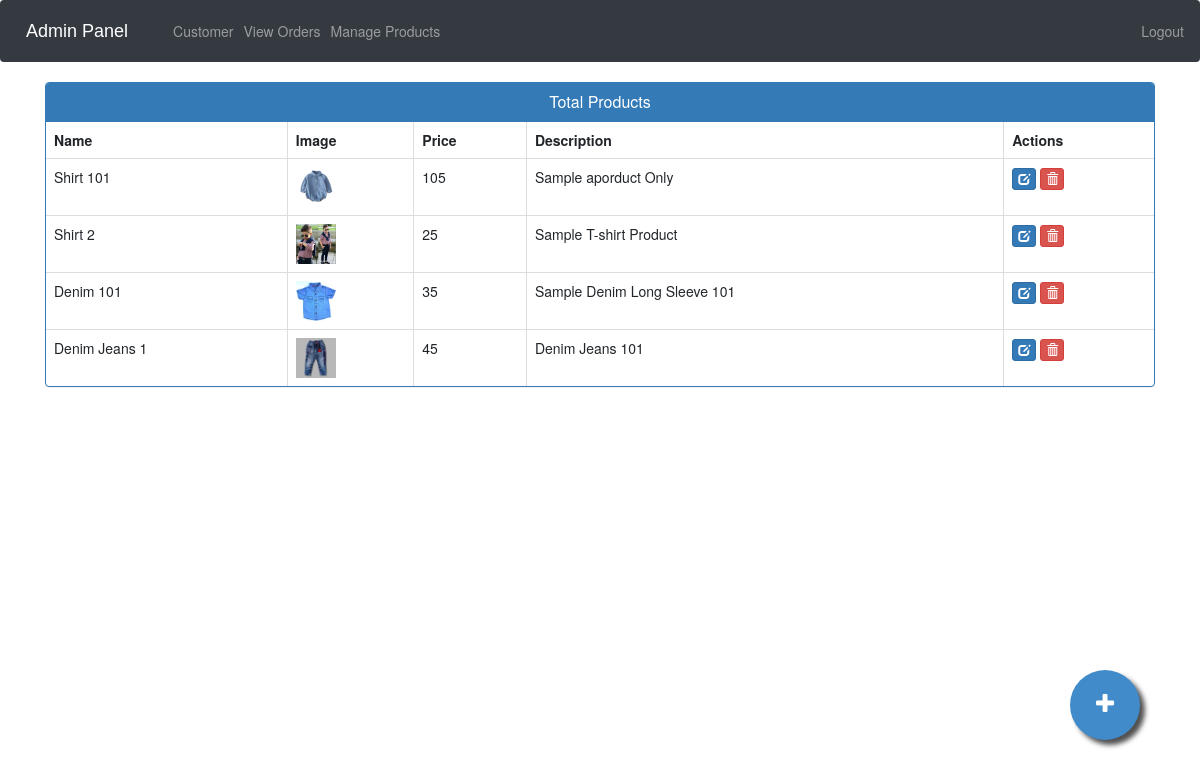
The page /admin-products (signed in) on the database its author committed.
### ecom/models.py (models this page shows, shortened)
class Product(models.Model):
    name=models.CharField(max_length=40)
    product_image= models.ImageField(upload_to='product_image/',null=True,blank=True)
    price = models.PositiveIntegerField()
    description=models.CharField(max_length=40)

### ecom/views.py (the view)
# urls.py: path('admin-products', views.admin_products_view,name='admin-products'),
@login_required(login_url='adminlogin')
def admin_products_view(request):
    products=models.Product.objects.all()
    return render(request,'ecom/admin_products.html',{'products':products})

### templates/ecom/admin_products.html (shortened to what this page needs)
{% extends 'ecom/admin_base.html' %}
{% load static %}
{% block content %}
<head>
  <link href="//netdna.bootstrapcdn.com/bootstrap/3.0.0/css/bootstrap.min.css" rel="stylesheet" id="bootstrap-css">
</head>
<div class="container">
  <div class="panel panel-primary">
    <div class="panel-heading">
      <h6 class="panel-title">Total Products</h6>
    </div>
    <table class="table table-hover table-bordered" id="dev-table">
      <thead>
        <tr>
          <th>Name</th>
          <th>Image</th>
          <th>Price</th>
          <th>Description</th>
          <th>Actions</th>
        </tr>
      </thead>
      {% for p in products %}
  {% if p %}
      <tr>
        <td> {{p.name}}</td>
        <td> <img src="{% static p.product_image.url %}" alt="Profile Pic" height="40px" width="40px" /></td>
        <td>{{p.price}}</td>
        <td>{{p.description}}</td>
        <td><a class="btn btn-primary btn-xs" href="{% url 'update-product' p.id  %}"><span class="glyphicon glyphicon-edit"></span></a>
          <a class="btn btn-danger btn-xs" href="{% url 'delete-product' p.id  %}"><span class="glyphicon glyphicon-trash"></span></a></td>
      </tr>
      {%else%}
      <br><br><br>
      <h1>No Products!!</h1>
      {% endif %}
      {% endfor %}
    </table>
  </div>
</div>
<a href="/admin-add-product" class="float">
<i class="fa fa-plus my-float"></i>
</a>
{% endblock content %}

### templates/ecom/admin_base.html (style rules this page uses)
.fa { font-size: 23px; width: 2em; height: 2em; text-align: center; text-decoration: none; margin: 5px 2px; border-radius: 50%; padding-top: 0.5em; }

### templates/ecom/admin_products.html (style rules this page uses)
a:link { text-decoration: none; }
h6 { text-align: center; }
.float { position:fixed; width:70px; height:70px; bottom:60px; right:60px; background-color:#428bca; color:#FFF; border-radius:50px; text-align:center; box-shadow: 5px 5px 5px #505050; }
.my-float { margin-top:22px; }
.fa { padding: 0em 0.5em; }

### rows shown on the page
Product: name "Shirt 101", product_image (picture), price "105", description "Sample aporduct Only"
Product: name "Shirt 2", product_image (picture), price "25", description "Sample T-shirt Product"
Product: name "Denim 101", product_image (picture), price "35", description "Sample Denim Long Sleeve 101"
Product: name "Denim Jeans 1", product_image (picture), price "45", description "Denim Jeans 101"
